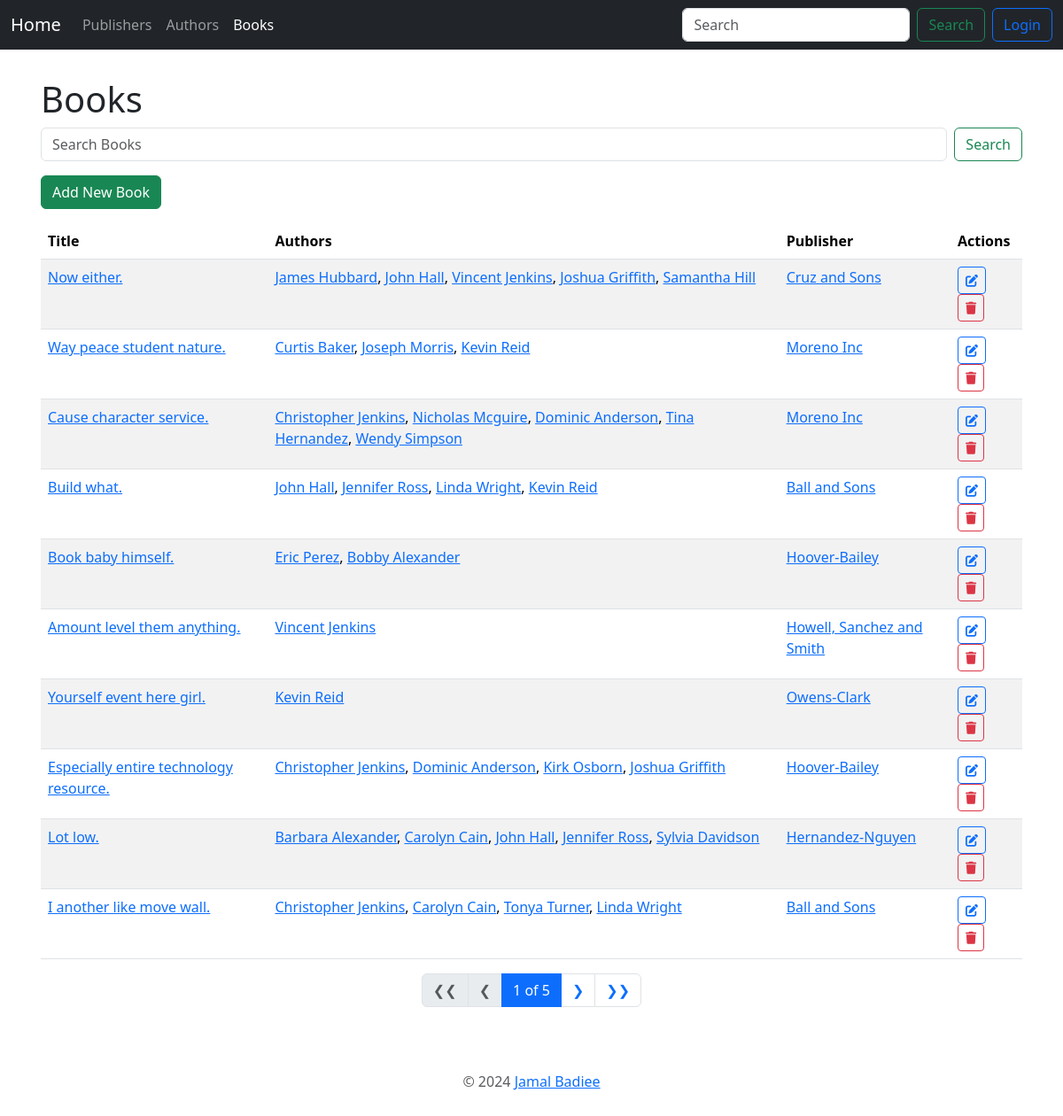
/books/, run on an earlier commit of the app's database.
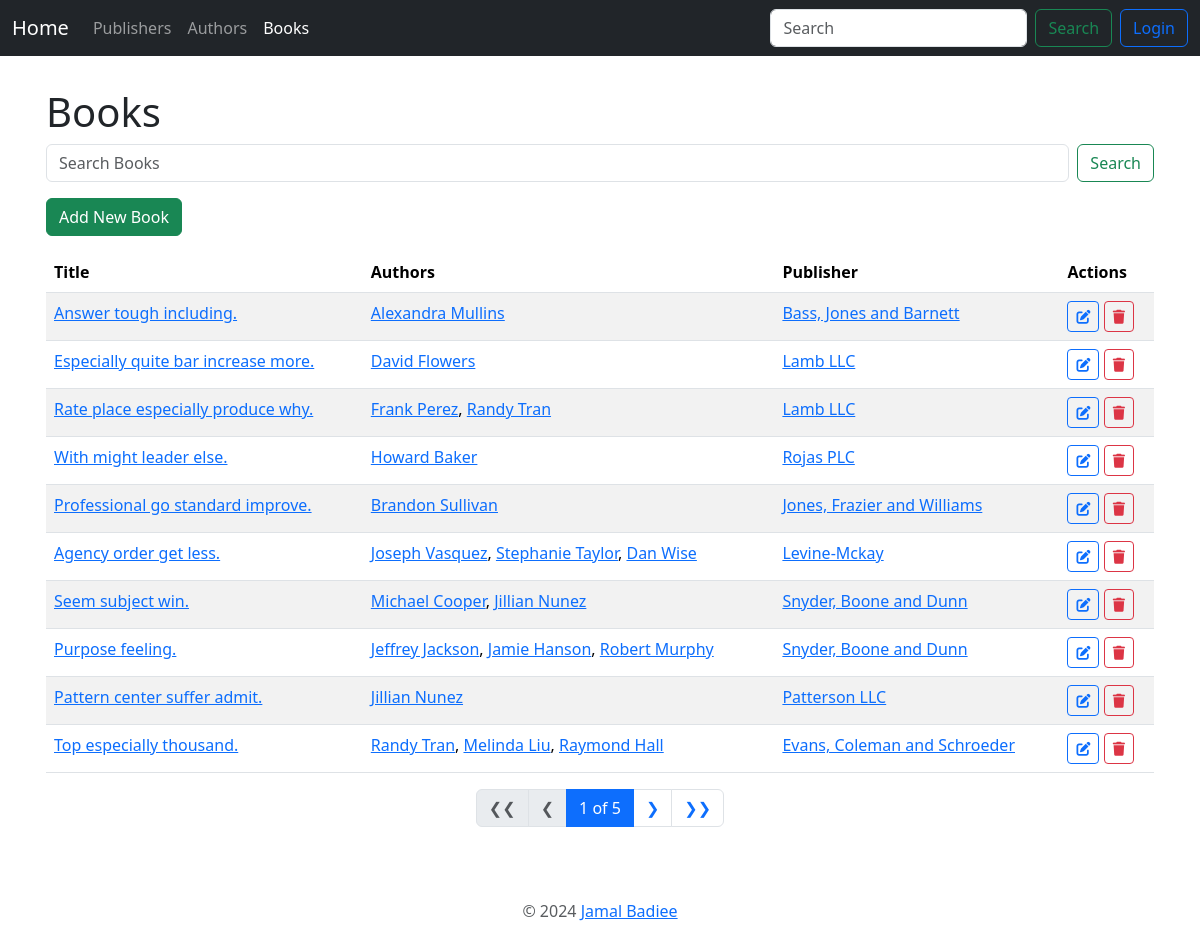
And on a later commit of the database.
### book_app/models.py (models this page shows, shortened)
class Book(models.Model):
    title = models.CharField(max_length=100)
    authors = models.ManyToManyField("Author")
    cover = models.ImageField(upload_to="book_covers", null=True, blank=True)
    publisher = models.ForeignKey(Publisher, on_delete=models.PROTECT)
    publication_date = models.DateField()
    class Meta:
        ordering = ["-id"]

class Author(models.Model):
    name = models.CharField(max_length=200)
    email = models.EmailField()
    headshot = models.ImageField(
        upload_to="author_headshots", null=True, blank=True)
    class Meta:
        ordering = ["-id"]

class Publisher(models.Model):
    name = models.CharField(max_length=30)
    address = models.CharField(max_length=100)
    city = models.CharField(max_length=100)
    state_province = models.CharField(max_length=100)
    country = models.CharField(max_length=50)
    website = models.URLField()
    class Meta:
        ordering = ["-id"]

### book_app/views.py (the view)
# urls.py: path('books/', BookListView.as_view(), name='book_list'),
class BookListView(ListView):
    model = Book
    context_object_name = "books"
    paginate_by = 10
    def get_context_data(self, **kwargs):
        context = super().get_context_data(**kwargs)
        context['nbar'] = "books"
        return context
    def get_queryset(self):
        queryset = super().get_queryset()
        query = self.request.GET.get('query')
        if query:
            queryset = queryset.filter(Q(title__icontains=query))
        return queryset

### book_app/templates/book_app/book_list.html (shortened to what this page needs)
{% extends 'book_app/base.html' %}
{% block content %}
<h1>Books</h1>
<form class="d-flex mb-3" role="search" action="{% url 'book_app:book_list' %}" method="get">
    <input class="form-control me-2" type="search" placeholder="Search Books" aria-label="Search" name="query"
        value="{{ request.GET.query }}">
    <button class="btn btn-outline-success" type="submit">Search</button>
</form>
<a href="{% url 'book_app:book_add' %}" class="btn btn-success mb-3">Add New Book</a>
<table class="table table-striped">
    <thead>
        <tr>
            <th scope="col">Title</th>
            <th scope="col" class="d-none d-md-table-cell">Authors</th>
            <th scope="col" class="d-none d-md-table-cell">Publisher</th>
            <th scope="col">Actions</th>
        </tr>
    </thead>
    <tbody>
        {% for book in books %}
        <tr>
            <td>
                <a href="{% url 'book_app:book_detail' book.pk %}">{{ book.title }}</a>
            </td>
            <td class="d-none d-md-table-cell">
                {% for author in book.authors.all %}
                <a href="{% url 'book_app:author_detail' author.pk %}">{{ author.name }}</a>{% if not forloop.last%}, {% endif %}
                {% endfor %}
            </td>
            <td class="d-none d-md-table-cell">
                <a href="{% url 'book_app:publisher_detail' book.publisher.pk %}">{{ book.publisher.name }}</a>
            </td>
            <td>
                <a href="{% url 'book_app:book_edit' book.pk %}" class="btn btn-sm btn-outline-primary">
                    <i class="fas fa-edit"></i>
                </a>
                <a href="{% url 'book_app:book_delete' book.pk %}" class="btn btn-sm btn-outline-danger">
                    <i class="fas fa-trash"></i>
                </a>
            </td>
        </tr>
        {% empty %}
        <tr>
            <td colspan="4">No books found.</td>
        </tr>
        {% endfor %}
    </tbody>
</table>
<nav>
    <ul class="pagination justify-content-center">
        {% if page_obj.has_previous %}
        <li class="page-item">
            <a class="page-link" href="?page=1">❮❮</a>
        </li>
        <li class="page-item">
            <a class="page-link" href="?page={{ page_obj.previous_page_number }}">❮</a>
        </li>
        {% else %}
        <li class="page-item disabled">
            <span class="page-link">❮❮</span>
        </li>
        <li class="page-item disabled">
            <span class="page-link">❮</span>
        </li>
        {% endif %}
        <li class="page-item active">
            <span class="page-link">
                {{ page_obj.number }} of {{ page_obj.paginator.num_pages }}
            </span>
        </li>
        {% if page_obj.has_next %}
        <li class="page-item">
            <a class="page-link" href="?page={{ page_obj.next_page_number }}">❯</a>
        </li>
        <li class="page-item">
            <a class="page-link" href="?page={{ page_obj.paginator.num_pages }}">❯❯</a>
        </li>
        {% endif %}
    </ul>
</nav>
{% endblock %}

What changed in the data, as far as the page shows it:
removed Book: title "Now either.", publisher.name "Cruz and Sons", Author (name "John Hall"), Author (name "Vincent Jenkins"), Author (name "Joshua Griffith"), Author (name "Samantha Hill")
removed Book: title "Way peace student nature.", publisher.name "Moreno Inc", Author (name "Joseph Morris"), Author (name "Kevin Reid")
removed Book: title "Cause character service.", publisher.name "Moreno Inc", Author (name "Nicholas Mcguire"), Author (name "Tina Hernandez")
removed Book: title "Build what.", publisher.name "Ball and Sons", Author (name "John Hall"), Author (name "Jennifer Ross"), Author (name "Kevin Reid")
removed Book: title "Book baby himself.", publisher.name "Hoover-Bailey", Author (name "Eric Perez"), Author (name "Bobby Alexander")
removed Book: title "Amount level them anything.", publisher.name "Howell, Sanchez and Smith", Author (name "Vincent Jenkins")
removed Book: title "Yourself event here girl.", publisher.name "Owens-Clark", Author (name "Kevin Reid")
removed Book: title "Especially entire technology resource.", publisher.name "Hoover-Bailey", Author (name "Joshua Griffith")
removed Book: title "Lot low.", publisher.name "Hernandez-Nguyen", Author (name "Barbara Alexander"), Author (name "John Hall"), Author (name "Jennifer Ross")
removed Book: title "I another like move wall.", publisher.name "Ball and Sons", Author (name "Tonya Turner")
added Book: title "Answer tough including.", publisher.name "Bass, Jones and Barnett", Author (name "Alexandra Mullins")
changed Book: loses Author (name "James Hubbard")
added Book: title "Especially quite bar increase more.", publisher.name "Lamb LLC", Author (name "David Flowers")
changed Book: loses Author (name "Curtis Baker")
added Book: title "Rate place especially produce why.", publisher.name "Lamb LLC", Author (name "Frank Perez"), Author (name "Randy Tran")
changed Book: loses Author (name "Christopher Jenkins"); loses Author (name "Dominic Anderson"); loses Author (name "Wendy Simpson")
added Book: title "With might leader else.", publisher.name "Rojas PLC", Author (name "Howard Baker")
changed Book: loses Author (name "Linda Wright")
added Book: title "Professional go standard improve.", publisher.name "Jones, Frazier and Williams", Author (name "Brandon Sullivan")
added Book: title "Agency order get less.", publisher.name "Levine-Mckay", Author (name "Joseph Vasquez"), Author (name "Stephanie Taylor"), Author (name "Dan Wise")
added Book: title "Seem subject win.", publisher.name "Snyder, Boone and Dunn", Author (name "Michael Cooper"), Author (name "Jillian Nunez")
added Book: title "Purpose feeling.", publisher.name "Snyder, Boone and Dunn", Author (name "Jeffrey Jackson")
changed Book: loses Author (name "Christopher Jenkins"); loses Author (name "Dominic Anderson"); loses Author (name "Kirk Osborn"); gains Author (name "Jamie Hanson"); gains Author (name "Robert Murphy")
added Book: title "Pattern center suffer admit.", publisher.name "Patterson LLC", Author (name "Jillian Nunez")
changed Book: loses Author (name "Carolyn Cain"); loses Author (name "Sylvia Davidson")
added Book: title "Top especially thousand.", publisher.name "Evans, Coleman and Schroeder", Author (name "Randy Tran"), Author (name "Melinda Liu")
changed Book: loses Author (name "Christopher Jenkins"); loses Author (name "Linda Wright"); loses Author (name "Carolyn Cain"); gains Author (name "Raymond Hall")
